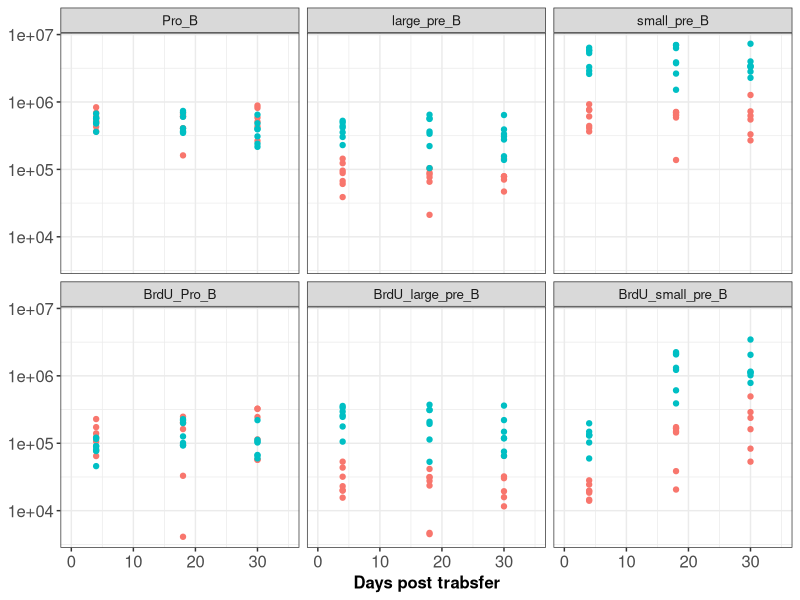
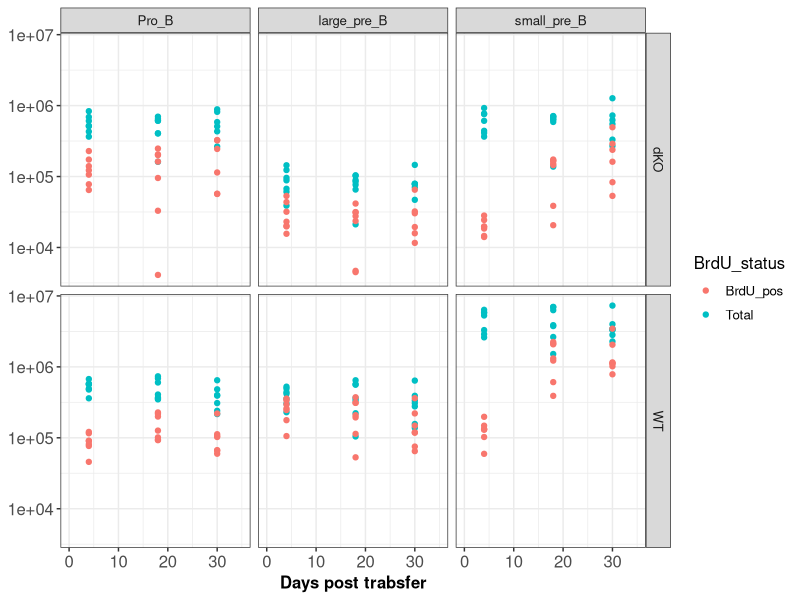
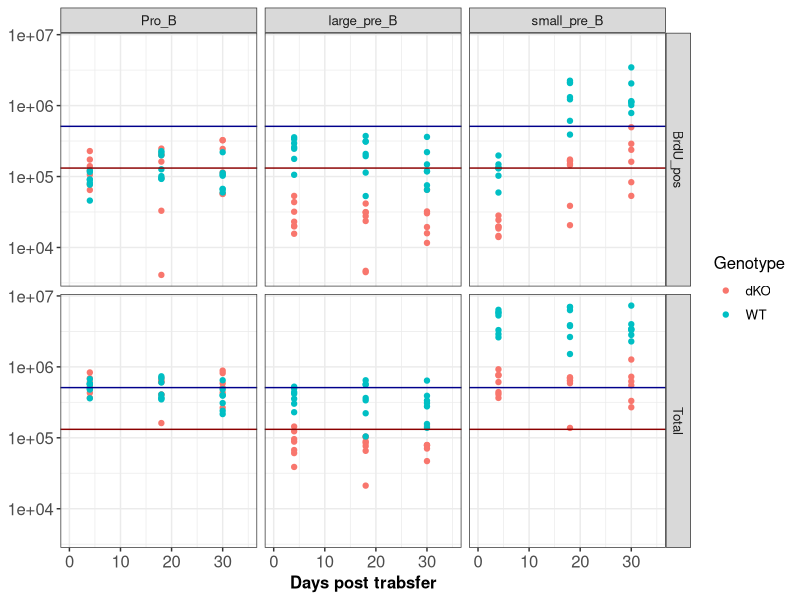
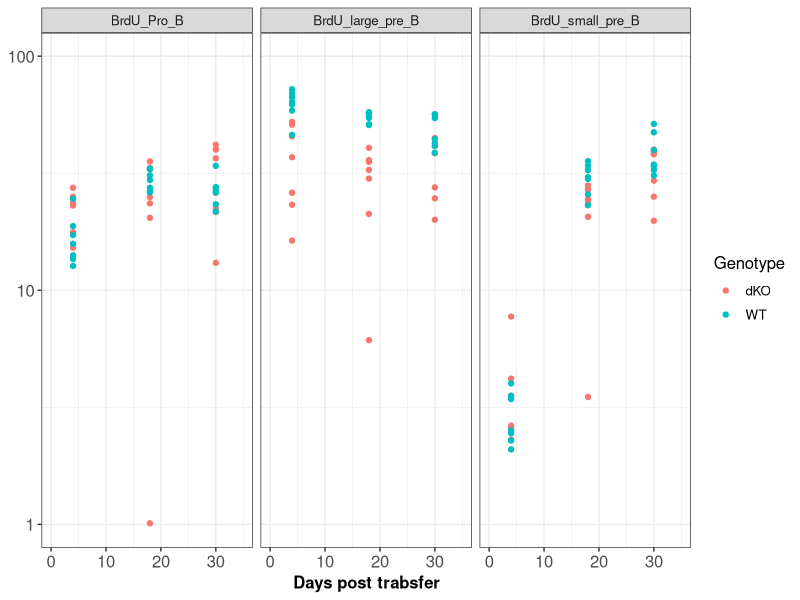
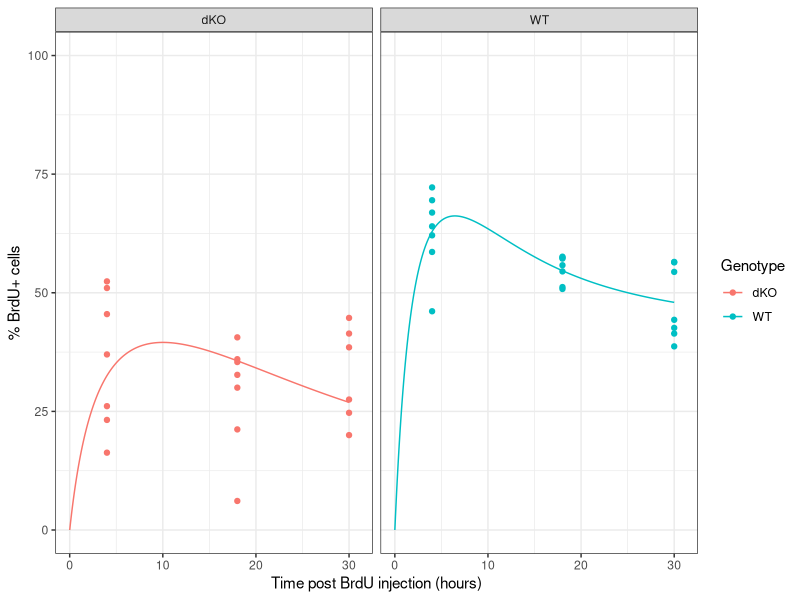

The R script that drew these images, in order: (Note: this script raises an error after producing the figures.)
rm(list = ls()); gc();

############################################################
### Preamble
############################################################

## loading libraries
library(tidyverse)
library(readxl)
library(deSolve)

#### plotting style
myTheme <- theme(text = element_text(size = 12), axis.text = element_text(size = 12),
                 axis.title =  element_text(size = 12, face = "bold"),
                 plot.title = element_text(size=12,  hjust = 0.5, face = "bold"),
                 legend.background = element_blank(), legend.key = element_blank())

# setting ggplot theme for rest fo the plots
theme_set(theme_bw())

fancy_scientific <- function(l) {
  # turn in to character string in scientific notation
  l <- format(l, scientific = TRUE)
  # quote the part before the exponent to keep all the digits
  l <- gsub("^(.*)e", "'\\1'e", l)
  # remove + after exponent, if exists. E.g.: (e^+2 -> e^2)
  l <- gsub("e\\+","e",l)  
  # turn the 'e' into plotmath format
  l <- gsub("e", "%*%10^", l)
  # convert 1x10^ or 1.000x10^ -> 10^
  l <- gsub("\\'1[\\.0]*\\'\\%\\*\\%", "", l)
  # return this as an expression
  parse(text=l)
}

log10minorbreaks = as.numeric(1:10 %o% 10^(-4:8))


############################################################
############################################################

## import data
## BrdU pulse chase in developing B cells
scale_fun <- function(x) {x*1e6}

counts_df <- read_excel("datafiles/BrdU_data.xlsx", sheet =1) %>%
  mutate(across("Sample", str_replace_all, c("Stain 2 BM development" = "", " " = "_")),
         across("Experiment_Date", str_replace, "2014-", "")) %>%
  unite(sample_id, Experiment_Date, Sample) %>%
  mutate_at(vars(contains("_B")), scale_fun) %>%
  select(-Total_cells_BM) %>%
  select(sample_id, Time_h, Genotype, Pro_B, large_pre_B, small_pre_B, 
         BrdU_Pro_B, BrdU_large_pre_B, BrdU_small_pre_B) %>%
  gather(-c(sample_id, Time_h, Genotype), key = 'subpop', value = "cell_counts") %>%
  mutate(pop_id = ifelse(grepl("Pro_B", subpop), "Pro_B",
                         ifelse(grepl("large_pre_B", subpop), "large_pre_B", 
                                "small_pre_B")),
         BrdU_status = ifelse(grepl("BrdU", subpop), "BrdU_pos", 
                                "Total"))

ggplot(counts_df, aes(x= Time_h, y=cell_counts, col = Genotype)) +
  geom_point()+ xlim(0, 35)+
  scale_y_log10() + 
  labs(x='Days post trabsfer', y=NULL)+
  facet_wrap(~ factor(subpop, levels = c("Pro_B", "large_pre_B", "small_pre_B",
                                   "BrdU_Pro_B", "BrdU_large_pre_B", "BrdU_small_pre_B"))) +
  myTheme + guides(col="none")

ggplot(counts_df, aes(x= Time_h, y=cell_counts, col = BrdU_status)) +
  geom_point()+ xlim(0, 35)+
  scale_y_log10() + 
  labs(x='Days post trabsfer', y=NULL)+
  facet_grid(Genotype ~ factor(pop_id, levels = c("Pro_B", "large_pre_B", "small_pre_B",
                                         "BrdU_Pro_B", "BrdU_large_pre_B", "BrdU_small_pre_B"))) +
  myTheme 

ggplot(counts_df, aes(x= Time_h, y=cell_counts, col = Genotype)) +
  geom_point()+ xlim(0, 35)+
  scale_y_log10() + 
  geom_hline(yintercept = 510111, col="darkblue")+
  geom_hline(yintercept = 131619, col="darkred")+
  labs(x='Days post trabsfer', y=NULL)+
  facet_grid(BrdU_status ~ factor(pop_id, levels = c("Pro_B", "large_pre_B", "small_pre_B",
                                                  "BrdU_Pro_B", "BrdU_large_pre_B", "BrdU_small_pre_B"))) +
  myTheme 



fracs_df <- read_excel("datafiles/BrdU_data.xlsx", sheet =2) %>%
  mutate(across("Sample", str_replace_all, c("Stain 2 BM development" = "", " " = "_")),
         across("Experiment_Date", str_replace, "2014-", "")) %>%
  unite(sample_id, Experiment_Date, Sample) %>%
  select(sample_id, Time_h, Genotype, 
         BrdU_Pro_B, BrdU_large_pre_B, BrdU_small_pre_B) %>%
  gather(-c(sample_id, Time_h, Genotype), key = 'subpop', value = "prop_brdu")


ggplot(fracs_df, aes(x= Time_h, y=prop_brdu, col = Genotype)) +
  geom_point()+ xlim(0, 35) + scale_y_continuous(trans = "log10", limits = c(1, 100))+
  labs(x='Days post trabsfer', y=NULL) +
  facet_wrap(~ factor(subpop, levels = c("BrdU_Pro_B", "BrdU_large_pre_B", "BrdU_small_pre_B"))) +
  myTheme


counts_df %>%
  group_by(Genotype, pop_id, BrdU_status) %>%
  summarise(mean_c = mean(cell_counts))

##stan model
# library(rstan)
# stanmodel <- "stan_models/Simple_multiplex_model.stan"
# expose_stan_functions(stanmodel)
# 
# solve_time <- c(4, 18, 30)
# init_cond <- c(0, 0, 372151, 0, 0, 83027) #, 0, 0, 4318182, 0, 0, 607546)
# params <- c(6, 0.2, 0.01, 0.02)#, 0.1, 0.01, 0.05)
# ypred <- solve_ODE_sys(solve_time, init_cond, parms = params)



### data munging
large_preB_df <- counts_df %>% filter(pop_id == "large_pre_B") %>% 
  select(sample_id, Time_h, cell_counts, BrdU_status, Genotype) %>%
  spread(key = BrdU_status, value = cell_counts) %>%
  mutate(prop_brdu = BrdU_pos/Total) 

large_preB_wt <- large_preB_df %>% filter(Genotype == "WT") %>% arrange(Time_h)
large_preB_dko <- large_preB_df %>% filter(Genotype == "dKO") %>% arrange(Time_h)

logit_func <- function(x){log(x/(1-x))}
logit_func(large_preB_dko$prop_brdu)

solve_time <- c(4, 18, 30)
time_index1 <- purrr::map_dbl(large_preB_wt$Time_h, function(x) which(x == solve_time))    # keeping track of index of time point in relation to solve_time
time_index2 <- purrr::map_dbl(large_preB_dko$Time_h, function(x) which(x == solve_time))    # keeping track of index of time point in relation to solve_time
# 
# ## Data to import in Stan
# numObs1 <- nrow(large_preB_wt)
# numObs2 <- nrow(large_preB_dko)
# BrdU_wt <- large_preB_wt$prop_brdu
# BrdU_dko <- large_preB_dko$prop_brdu
# n_shards <- length(solve_time)
# 
# # time sequence for predictions specific to age bins within the data
# ts_pred <- seq(0, 30, length.out = 300)
# numPred <- length(ts_pred)
# 
# 
# stan_rdump(c("numObs1",  "numObs2", "solve_time", "n_shards", "time_index1", "time_index2",
#              "BrdU_wt",  "BrdU_dko", "ts_pred", "numPred"),
#            file = file.path('datafiles', paste0('BrdU_stanfit',".Rdump")))


##############################################################################################################################
### model
eps_func_exp <- function(Time, r_eps){
  exp(-r_eps * Time)
}

eps_func_hill <- function(Time, r_eps){
  1/(1+ (Time/r_eps)^1)
}

eps_func <- function(Time, r_eps){
  #eps_func_exp(Time, r_eps)
  eps_func_hill(Time, r_eps)
}

asinsq_inv <- function(x){sin(x)^2}

ode_func <- function (Time, y, parms) {
  pro_pos = (131619) #counts_df %>% filter(subpop == "BrdU_Pro_B") %>%
    #summarise(mean(cell_counts))
  pro_neg = (378491.4) #counts_df %>% filter(subpop == "Pro_B") %>%
    #summarise(mean(cell_counts)) - pro_pos
  
  with(as.list(c(y, parms)),{
    delta = exp(delta_log)
    rho = exp(rho_log)
    rho_dko = exp(rho_dko_log)
    delta_dko = exp(delta_dko_log)
    r_eps = 2
    
    theta = (rho - delta) * (y1+y2+y3)/(pro_neg+pro_pos)
    theta_dko = (rho_dko - delta_dko) * (y4+y5+y6)/(pro_neg+pro_pos)
    alpha = asinsq_inv(alpha_log)
    
    ## in WT
    # L2 pop
    dy1 <- rho * eps_func(Time, r_eps) * (2*y2 + y1) - rho * (1-eps_func(Time, r_eps)) * y1 - delta * y1
    # L1 pop
    dy2 <- theta * (pro_pos+pro_neg) + rho * eps_func(Time, r_eps) * (2*y3 - y1) + 2 * rho * (1-eps_func(Time, r_eps)) * y1 - delta * y2
    # U pop
    dy3 <- - rho * eps_func(Time, r_eps) * y3 + rho * (1-eps_func(Time, r_eps)) * (y2 + y3) - delta * y3
    
    ## in DKO
    # L2 pop
    dy4 <- rho_dko * eps_func(Time, r_eps) * (2*y5+ y4) - rho_dko * (1-eps_func(Time, r_eps)) * y4 - delta_dko * y4
    # L1 pop
    dy5 <- theta_dko * (pro_pos+pro_neg) + rho_dko * eps_func(Time, r_eps) * (2*y6 - y4) + 2 * rho_dko * (1-eps_func(Time, r_eps)) * y4 - delta_dko * y5
    # U pop
    dy6 <- - rho_dko * eps_func(Time, r_eps) * y6 + rho_dko * (1-eps_func(Time, r_eps)) * (y5 + y6) - delta_dko * y6

    list(c(dy1, dy2, dy3, dy4, dy5, dy6))
  })
}

init_cond_wt <- c("y1" = 0.0, "y2" = 0, "y3" = 372151)
init_cond_dko <- c("y4" = 0.0, "y5" = 0, "y6" = 83027)
init_cond <- c(init_cond_wt, init_cond_dko)
params <- c("rho_log" = -3, "delta_log" = -5, "rho_dko_log" = -4, "delta_dko_log" = -6, "alpha_log" = 1)
asin_transf <- function(x){asin(sqrt(x))}

pred_df <- data.frame(ode(y=init_cond, times=c(0, 4, 18, 30), func=ode_func, parms=params))%>%
  mutate(wt_Total = y1+y2+y3,
         wt_prop_brdu = (y1+y2)/wt_Total,
         dko_Total = y4+y5+y6,
         dko_prop_brdu = (y4+y5)/dko_Total) %>%
  filter(time != 0) %>% rename(Time_h = time)


#model optimization 
LL_func <- function(param, boot_data1, boot_data2, init_conds) {
  k <- length(param)        #number of unknown parameters 
  n1 <-  nrow(boot_data1)
  n2 <-  nrow(boot_data2)
  
  pred_df <- data.frame(ode(y=init_conds, times=c(0, 4, 18, 30), func=ode_func, parms=param))%>%
    mutate(wt_Total = y1+y2+y3,
           wt_prop_brdu = (y1+y2)/wt_Total,
           dko_Total = y4+y5+y6,
           dko_prop_brdu = (y4+y5)/dko_Total) %>%
    filter(time != 0) %>% rename(Time_h = time)
  
  pred_wt <- pred_df %>%
    select(Time_h, contains('wt'))
  pred_dko <- pred_df %>%
    select(Time_h, contains('dko'))
  
  wt_total <-  boot_data1$Total 
  wt_frac <-  boot_data1$prop_brdu
  
  dko_total <-  boot_data2$Total 
  dko_frac <-  boot_data2$prop_brdu
  
  R1 <- sum((asin_transf(pred_wt$wt_prop_brdu[time_index1]) - asin_transf(wt_frac))^2)
 # R2 <- sum((log(pred_wt$wt_Total[time_index1]) - log(wt_total))^2)
  R3 <- sum((asin_transf(pred_dko$dko_prop_brdu[time_index2]) - asin_transf(dko_frac))^2)
 # R4 <- sum((log(pred_dko$dko_Total[time_index2]) - log(dko_total))^2)
  
  logl <- -(n1/2)*(log(R1))  - (n2/2)*(log(R3)) 
  
  return(-logl)
} 

fit_LL <- optim(par=params, fn=LL_func, 
                boot_data1 = large_preB_wt, boot_data2 = large_preB_dko, init_conds = init_cond,
                method = "Nelder-Mead",
                control = list(trace = 6, maxit=2000))

fit_LL
par_est <- fit_LL$par
exp(fit_LL$par[1:3])
aic_val <-  2 * length(fit_LL$par) + 2 * fit_LL$value
aic_val
exp(fit_LL$par[1])/exp(fit_LL$par[3])
asinsq_inv(fit_LL$par[4])

## predictions
pred_df <- data.frame(ode(y=init_cond, times=seq(0, 30, by=0.01), func=ode_func, parms=par_est))%>%
  mutate(wt_Total = y1+y2+y3,
         wt_prop_brdu = (y1+y2)/wt_Total,
         dko_Total = y4+y5+y6,
         dko_prop_brdu = (y4+y5)/dko_Total,
         Time_h = time) %>%
  select(Time_h, contains('prop')) %>%
  gather(-Time_h, key = "genotype", value = "prop_brdu") %>%
  mutate(Genotype = ifelse(grepl("wt", genotype), "WT", "dKO"))


ggplot()+
  geom_point(data = large_preB_df, aes(x=Time_h, y=prop_brdu *100, col=Genotype))+
  geom_line(data = pred_df, aes(x=Time_h, y=prop_brdu*100, col=Genotype)) +
  facet_wrap(.~ Genotype)+
  labs(x = "Time post BrdU injection (hours)", y= paste0("% BrdU+ cells"))+
  xlim(0, 31) + ylim(0, 100)

modelName <- "M3"
ggsave(file.path("output_fit", paste0("P1_", modelName, ".pdf")), last_plot(), device = "pdf", width = 9, height = 4.5)

ptable <- data.frame("Model" = modelName,
                     "AIC" = aic_val,
                     "parname" = c("rho", "delta", "rho_dko", "alpha"),
                     "pars" = c(exp(fit_LL$par[1:3]), 
                     asinsq_inv(fit_LL$par[4])
                     ))

write.table(ptable, file = file.path("output_fit", "par_table.csv"),
            sep = ",", append = T, quote = FALSE,
            col.names = F, row.names = FALSE)

ts_pred <- seq(0.1, 30, 0.05)
eps_vec_pred <- sapply(ts_pred, eps_func, r_eps = 15)
ggplot()+
  geom_line(aes(x = ts_pred, y=eps_vec_pred), col=4) +
  scale_x_log10(limits=c(0.1, 30), breaks=c(0.01, 0.03, 0.1, 0.3, 1, 3, 10, 30)) +
  labs(x = "Time post BrdU injection (hours)", y= paste0("labeling efficiecency of BrdU"))

ggsave(file.path("output_fit", paste0("P2_", modelName, ".pdf")), last_plot(), device = "pdf", width = 5, height = 4)
